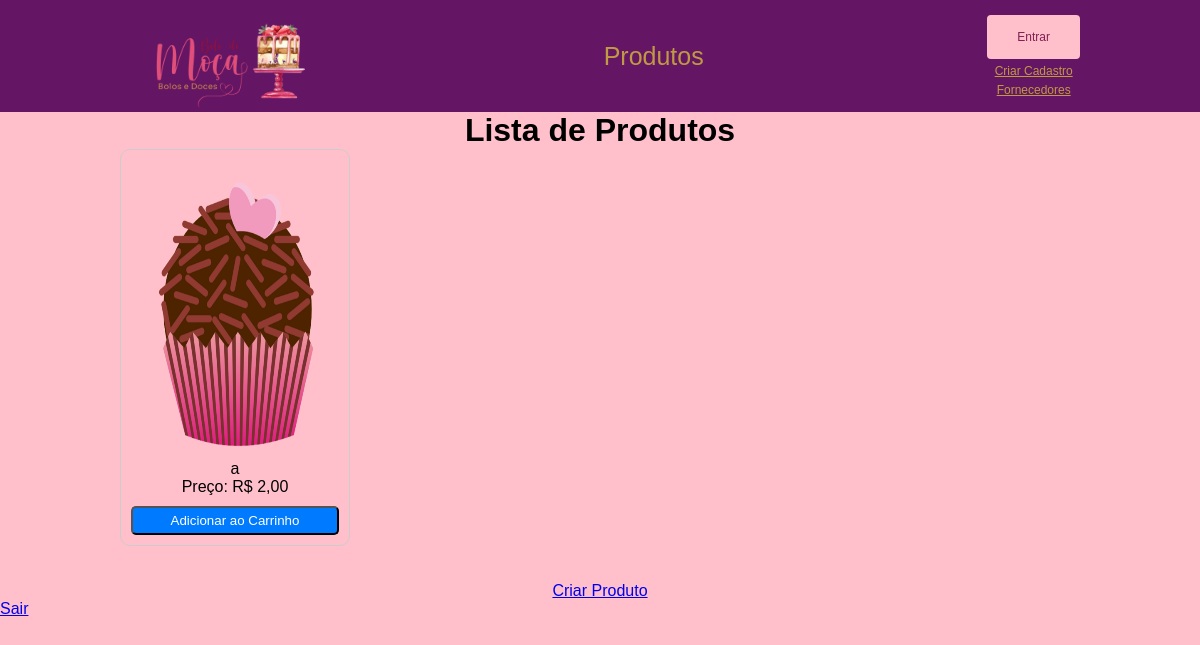
Screenshot of /doces.php with the database file from the repository.
### tables this page shows
CREATE TABLE `produtos` (
  `id` int(11) NOT NULL,
  `nome` varchar(30) NOT NULL,
  `preco` varchar(10) NOT NULL,
  `tipo` varchar(50) NOT NULL,
  `imagem` varchar(100) NOT NULL
);

### produtos.php (called while the page is built, shortened)
<?php
class Produto {
    private $nome;
    private $preco;
    private $imagem;
    public function __construct($id, $nome, $preco, $tipo, $imagem) {
        $this->nome = $nome;
        $this->preco = $preco;
        $this->imagem = $imagem;
    }
    public function getNome() {
        return $this->nome;
    }
    public function getPreco() {
        return $this->preco;
    }
    public function getImagem() {
        return $this->imagem;
    }
}
?>

### doces.php (the view, shortened to what this page needs)
<?php
require_once('produtos.php');
$query = "SELECT * FROM produtos WHERE tipo = 'Doces'";
$resultado = $mysqli->query($query);
$doces = array();
while ($row = $resultado->fetch_assoc()) {
    $produto = new Produto($row['id'], $row['nome'], $row['preco'], $row['tipo'], $row['imagem']);
    $doces[] = $produto;
}
?>
<!DOCTYPE html>
<html lang="pt-br">
<head>
</head>
<body>
    <div class="body-container">
        <?php include 'header.php'; ?>
    </div>
    <div class="produtos">
        <h1>Lista de Produtos</h1>
        <div class="produtos-container">
            <?php foreach ($doces as $produto) : ?>
                <div class="produto-item">
                    <img class="produto-img" src="<?= $produto->getImagem(); ?>" alt="">
                    <p><?= $produto->getNome(); ?></p>
                    <p>Preço: R$ <?= number_format($produto->getPreco(), 2, ',', '.'); ?></p>
                    <form method="POST" action="carrinho.php">
                        <button type="submit" class="comprar-btn">Adicionar ao Carrinho</button>
                    </form>
                </div>
            <?php endforeach; ?>
        </div>
        <br>
        <br>
        <a href="create_produto.php">Criar Produto</a>
    </div>
    <div class="d-flex">
        <a href="sair.php" class="btn btn-danger me-5">Sair</a>
    </div>
</body>
</html>

### CSS/header.css (style rules this page uses)
* { margin: 0; padding: 0; }
body { font-family: Arial, Helvetica, sans-serif; background-color: pink; }

### doces.php (style rules this page uses)
.produtos { width: 80%; margin: 0 auto; text-align: center; }
.produtos-container { display: flex; flex-wrap: wrap; justify-content: space-between; }
.produto-item { border: 1px solid #ccc; padding: 10px; width: calc(25% - 10px); box-sizing: border-box; border-radius: 10px; text-align: center; display: flex; flex-direction: column; justify-content: space-between; }
.produto-img { width: 100%; height: 300px; border-radius: 10px; }
.comprar-btn { background-color: #007bff; color: #fff; text-decoration: none; padding: 5px 0; border-radius: 5px; margin-top: 10px; width: 100%; }

### rows the page displays
produtos: imagem (picture), nome "a", preco "2,00"
